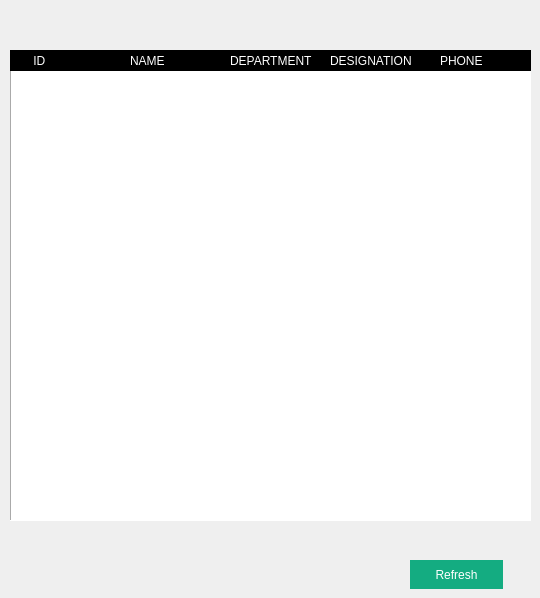
    <widget class="QWidget" name="delEmp">
     <widget class="QPushButton" name="pushButton_14">
      <property name="geometry">
       <rect>
        <x>410</x>
        <y>560</y>
        <width>93</width>
        <height>29</height>
       </rect>
      </property>
      <property name="styleSheet">
       <string notr="true">QPushButton {
color:white;
	background-color: rgb(20, 172, 129);
            text-align:lcentre;
        
	font: 700 9pt &quot;Segoe UI&quot;;
border:none;
        }
        QPushButton:hover {
            color: white;
	background-color: rgb(0, 140, 103);
font: 700 10pt &quot;Segoe UI&quot;;
        }</string>
      </property>
      <property name="text">
       <string>Refresh</string>
      </property>
     </widget>
     <widget class="QTableView" name="deleteTableView">
      <property name="geometry">
       <rect>
        <x>10</x>
        <y>50</y>
        <width>521</width>
        <height>471</height>
       </rect>
      </property>
      <property name="maximumSize">
       <size>
        <width>16777215</width>
        <height>16777215</height>
       </size>
      </property>
      <property name="focusPolicy">
       <enum>Qt::TabFocus</enum>
      </property>
      <property name="styleSheet">
       <string notr="true">background:white;

</string>
      </property>
      <property name="frameShape">
       <enum>QFrame::Panel</enum>
      </property>
      <property name="midLineWidth">
       <number>-6</number>
      </property>
      <property name="horizontalScrollBarPolicy">
       <enum>Qt::ScrollBarAlwaysOff</enum>
      </property>
      <property name="sizeAdjustPolicy">
       <enum>QAbstractScrollArea::AdjustToContentsOnFirstShow</enum>
      </property>
      <property name="showGrid">
       <bool>true</bool>
      </property>
      <property name="gridStyle">
       <enum>Qt::SolidLine</enum>
      </property>
      <property name="wordWrap">
       <bool>false</bool>
      </property>
      <property name="cornerButtonEnabled">
       <bool>true</bool>
      </property>
     </widget>
     <widget class="QLabel" name="label_23">
      <property name="geometry">
       <rect>
        <x>30</x>
        <y>50</y>
        <width>221</width>
        <height>21</height>
       </rect>
      </property>
      <property name="styleSheet">
       <string notr="true">color:white;
background:black;
font: 700 9pt &quot;Segoe UI&quot;;</string>
      </property>
      <property name="text">
       <string> ID</string>
      </property>
     </widget>
     <widget class="QLabel" name="label_24">
      <property name="geometry">
       <rect>
        <x>10</x>
        <y>50</y>
        <width>31</width>
        <height>21</height>
       </rect>
      </property>
      <property name="styleSheet">
       <string notr="true">color:white;
background:black;
font: 700 9pt &quot;Segoe UI&quot;;</string>
      </property>
      <property name="text">
       <string/>
      </property>
     </widget>
     <widget class="QLabel" name="label_25">
      <property name="geometry">
       <rect>
        <x>130</x>
        <y>50</y>
        <width>221</width>
        <height>21</height>
       </rect>
      </property>
      <property name="styleSheet">
       <string notr="true">color:white;
background:black;
font: 700 9pt &quot;Segoe UI&quot;;</string>
      </property>
      <property name="text">
       <string>NAME</string>
      </property>
     </widget>
     <widget class="QLabel" name="label_26">
      <property name="geometry">
       <rect>
        <x>230</x>
        <y>50</y>
        <width>221</width>
        <height>21</height>
       </rect>
      </property>
      <property name="styleSheet">
       <string notr="true">color:white;
background:black;
font: 700 9pt &quot;Segoe UI&quot;;</string>
      </property>
      <property name="text">
       <string>DEPARTMENT</string>
      </property>
     </widget>
     <widget class="QLabel" name="label_27">
      <property name="geometry">
       <rect>
        <x>330</x>
        <y>50</y>
        <width>141</width>
        <height>21</height>
       </rect>
      </property>
      <property name="styleSheet">
       <string notr="true">color:white;
background:black;
font: 700 9pt &quot;Segoe UI&quot;;</string>
      </property>
      <property name="text">
       <string>DESIGNATION</string>
      </property>
     </widget>
     <widget class="QLabel" name="label_35">
      <property name="geometry">
       <rect>
        <x>440</x>
        <y>50</y>
        <width>91</width>
        <height>21</height>
       </rect>
      </property>
      <property name="styleSheet">
       <string notr="true">color:white;
background:black;
font: 700 9pt &quot;Segoe UI&quot;;</string>
      </property>
      <property name="text">
       <string>PHONE</string>
      </property>
     </widget>
     <zorder>pushButton_14</zorder>
     <zorder>deleteTableView</zorder>
     <zorder>label_24</zorder>
     <zorder>label_23</zorder>
     <zorder>label_25</zorder>
     <zorder>label_26</zorder>
     <zorder>label_27</zorder>
     <zorder>label_35</zorder>
    </widget>
